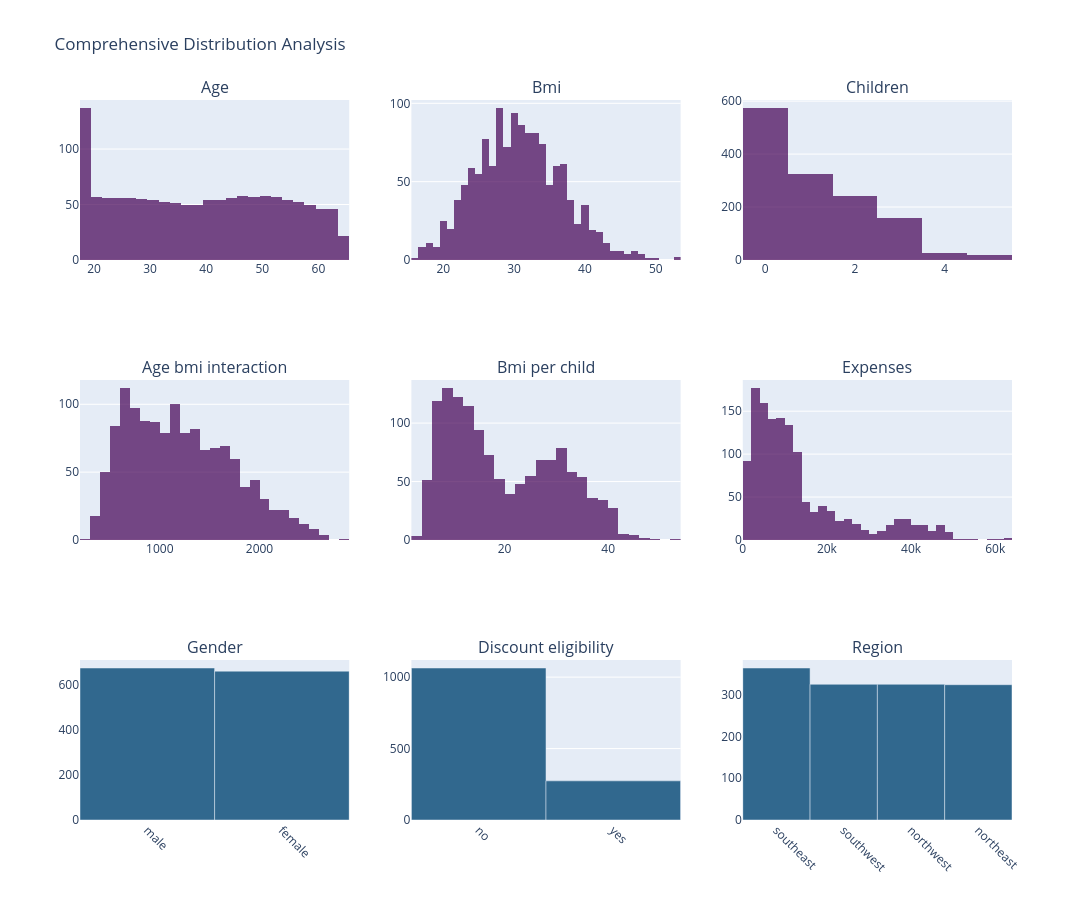
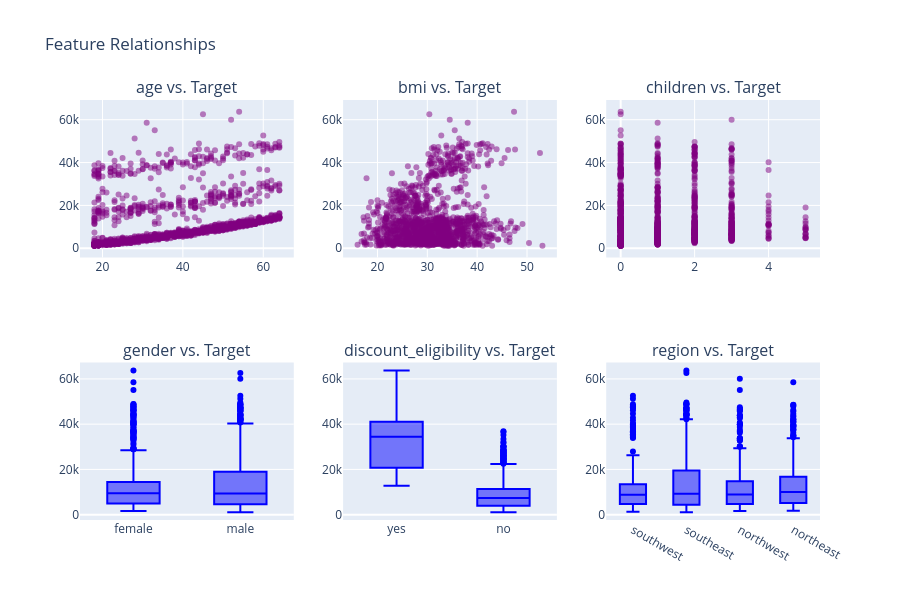

Notebook code cell kept with these figures, in order:
### Code cell
# =================================================================
# ۱. تعریف مجموعه ویژگیها (Feature Sets)
# =================================================================
numerical_features = ['age', 'bmi', 'children']
categorical_features = ['gender', 'discount_eligibility', 'region']
target_variable = 'expenses'  # متغیر هدف

# =================================================================
# ۲. مهندسی ویژگی هوشمند (Feature Engineering)
# =================================================================
def engineer_features(data: pd.DataFrame) -> pd.DataFrame:
    """ ایجاد متغیرهای ترکیبی برای بهبود دقت مدل. """
    # اثر متقابل سن و شاخص توده بدنی
    data['age_bmi_interaction'] = data['age'] * data['bmi']
    
    # نسبت BMI به تعداد فرزندان (جلوگیری از تقسیم بر صفر با +1)
    data['bmi_per_child'] = data['bmi'] / (data['children'] + 1) 
    return data

data = engineer_features(data)

# بهروزرسانی لیست ویژگیهای عددی (جمعاً ۵ ویژگی عددی داریم)
# توجه: متغیر هدف (expenses) را جدا نگه میداریم تا در محاسبات عددی تداخل نکند
extended_num_features = numerical_features + ['age_bmi_interaction', 'bmi_per_child']

# =================================================================
# ۳. تنظیمات استایل بصری (Visualization Config)
# =================================================================
plt.style.use('seaborn-v0_8')
plt.rcParams.update({'figure.dpi': 300, 'font.size': 10})

# =================================================================
# ۴. تحلیل توزیعها (Interactive Distributions) - اصلاح شده
# =================================================================
def plot_interactive_distributions(data: pd.DataFrame, num_features: List[str], cat_features: List[str], target: str) -> None:
    # جمع کل متغیرها برای رسم: 5 (عددی) + 1 (هدف) + 3 (دستهای) = 9
    all_features = num_features + [target] + cat_features
    
    # اصلاح چیدمان به 3x3 برای جا دادن هر 9 نمودار
    fig = make_subplots(
        rows=3, cols=3, 
        subplot_titles=[f.capitalize().replace('_', ' ') for f in all_features]
    )
    
    for i, feature in enumerate(all_features):
        row = (i // 3) + 1
        col = (i % 3) + 1
        
        if feature in num_features + [target]:
            # رسم هیستوگرام برای دادههای عددی
            fig.add_trace(
                go.Histogram(x=data[feature], name=feature, marker_color='#440154', opacity=0.7),
                row=row, col=col
            )
        else:
            # رسم نمودار میلهای برای دادههای دستهای (با رفع باگ Arrow/String)
            counts = data[feature].astype(str).value_counts()
            fig.add_trace(
                go.Bar(x=counts.index, y=counts.values, name=feature, marker_color='#31688e'),
                row=row, col=col
            )
            fig.update_xaxes(tickangle=45, row=row, col=col)

    fig.update_layout(height=900, width=1100, title_text="Comprehensive Distribution Analysis", showlegend=False)
    fig.show()

# =================================================================
# ۵. تحلیل همبستگی و روابط (Correlations & Relationships)
# =================================================================
def plot_correlations(data: pd.DataFrame, features: List[str]) -> None:
    """ رسم ماتریس همبستگی برای متغیرهای عددی. """
    plt.figure(figsize=(10, 8))
    sns.heatmap(data[features].corr(), annot=True, cmap='RdBu_r', center=0, fmt='.2f', square=True)
    plt.title('Correlation Matrix', pad=20)
    plt.show()

def plot_relationships(data: pd.DataFrame, num_features: List[str], cat_features: List[str], target: str) -> None:
    """ بررسی رابطه ویژگیهای اصلی با هزینه بیمه. """
    # رسم 3 ویژگی عددی اول و 3 ویژگی دستهای
    fig = make_subplots(rows=2, cols=3, subplot_titles=[f"{f} vs. Target" for f in num_features[:3] + cat_features[:3]])
    
    for i, feature in enumerate(num_features[:3]):
        fig.add_trace(go.Scatter(x=data[feature], y=data[target], mode='markers', marker=dict(color='purple', opacity=0.5)), row=1, col=i+1)
        
    for i, feature in enumerate(cat_features[:3]):
        fig.add_trace(go.Box(x=data[feature].astype(str), y=data[target], marker_color='blue'), row=2, col=i+1)
        
    fig.update_layout(height=600, width=900, title_text="Feature Relationships", showlegend=False)
    fig.show()

# اجرای تحلیلها
plot_interactive_distributions(data, extended_num_features, categorical_features, target_variable)
plot_correlations(data, extended_num_features + [target_variable])
plot_relationships(data, extended_num_features, categorical_features, target_variable)

### Figure 1 — Plotly figure (JSON) as saved in the notebook; plotly's stock layout.template omitted (floating-point values rounded to 4 significant figures; data arrays with more than 128 entries replaced by an {"elided": "..."} marker saying what was removed)
{"data": [{"marker": {"color": "#440154"}, "name": "age", "opacity": 0.7, "type": "histogram", "x": {"elided": "1338 int values"}, "xaxis": "x", "yaxis": "y"}, {"marker": {"color": "#440154"}, "name": "bmi", "opacity": 0.7, "type": "histogram", "x": {"elided": "1338 float values"}, "xaxis": "x2", "yaxis": "y2"}, {"marker": {"color": "#440154"}, "name": "children", "opacity": 0.7, "type": "histogram", "x": {"elided": "1338 int values"}, "xaxis": "x3", "yaxis": "y3"}, {"marker": {"color": "#440154"}, "name": "age_bmi_interaction", "opacity": 0.7, "type": "histogram", "x": {"elided": "1338 float values"}, "xaxis": "x4", "yaxis": "y4"}, {"marker": {"color": "#440154"}, "name": "bmi_per_child", "opacity": 0.7, "type": "histogram", "x": {"elided": "1338 float values"}, "xaxis": "x5", "yaxis": "y5"}, {"marker": {"color": "#440154"}, "name": "expenses", "opacity": 0.7, "type": "histogram", "x": {"elided": "1338 float values"}, "xaxis": "x6", "yaxis": "y6"}, {"marker": {"color": "#31688e"}, "name": "gender", "type": "bar", "x": ["male", "female"], "xaxis": "x7", "y": [676, 662], "yaxis": "y7"}, {"marker": {"color": "#31688e"}, "name": "discount_eligibility", "type": "bar", "x": ["no", "yes"], "xaxis": "x8", "y": [1064, 274], "yaxis": "y8"}, {"marker": {"color": "#31688e"}, "name": "region", "type": "bar", "x": ["southeast", "southwest", "northwest", "northeast"], "xaxis": "x9", "y": [364, 325, 325, 324], "yaxis": "y9"}], "layout": {"annotations": [{"font": {"size": 16}, "showarrow": false, "text": "Age", "x": 0.1444, "xanchor": "center", "xref": "paper", "y": 1, "yanchor": "bottom", "yref": "paper"}, {"font": {"size": 16}, "showarrow": false, "text": "Bmi", "x": 0.5, "xanchor": "center", "xref": "paper", "y": 1, "yanchor": "bottom", "yref": "paper"}, {"font": {"size": 16}, "showarrow": false, "text": "Children", "x": 0.8556, "xanchor": "center", "xref": "paper", "y": 1, "yanchor": "bottom", "yref": "paper"}, {"font": {"size": 16}, "showarrow": false, "text": "Age bmi interaction", "x": 0.1444, "xanchor": "center", "xref": "paper", "y": 0.6111, "yanchor": "bottom", "yref": "paper"}, {"font": {"size": 16}, "showarrow": false, "text": "Bmi per child", "x": 0.5, "xanchor": "center", "xref": "paper", "y": 0.6111, "yanchor": "bottom", "yref": "paper"}, {"font": {"size": 16}, "showarrow": false, "text": "Expenses", "x": 0.8556, "xanchor": "center", "xref": "paper", "y": 0.6111, "yanchor": "bottom", "yref": "paper"}, {"font": {"size": 16}, "showarrow": false, "text": "Gender", "x": 0.1444, "xanchor": "center", "xref": "paper", "y": 0.2222, "yanchor": "bottom", "yref": "paper"}, {"font": {"size": 16}, "showarrow": false, "text": "Discount eligibility", "x": 0.5, "xanchor": "center", "xref": "paper", "y": 0.2222, "yanchor": "bottom", "yref": "paper"}, {"font": {"size": 16}, "showarrow": false, "text": "Region", "x": 0.8556, "xanchor": "center", "xref": "paper", "y": 0.2222, "yanchor": "bottom", "yref": "paper"}], "height": 900, "showlegend": false, "title": {"text": "Comprehensive Distribution Analysis"}, "width": 1100, "xaxis": {"anchor": "y", "domain": [0, 0.2889]}, "xaxis2": {"anchor": "y2", "domain": [0.3556, 0.6444]}, "xaxis3": {"anchor": "y3", "domain": [0.7111, 1]}, "xaxis4": {"anchor": "y4", "domain": [0, 0.2889]}, "xaxis5": {"anchor": "y5", "domain": [0.3556, 0.6444]}, "xaxis6": {"anchor": "y6", "domain": [0.7111, 1]}, "xaxis7": {"anchor": "y7", "domain": [0, 0.2889], "tickangle": 45}, "xaxis8": {"anchor": "y8", "domain": [0.3556, 0.6444], "tickangle": 45}, "xaxis9": {"anchor": "y9", "domain": [0.7111, 1], "tickangle": 45}, "yaxis": {"anchor": "x", "domain": [0.7778, 1]}, "yaxis2": {"anchor": "x2", "domain": [0.7778, 1]}, "yaxis3": {"anchor": "x3", "domain": [0.7778, 1]}, "yaxis4": {"anchor": "x4", "domain": [0.3889, 0.6111]}, "yaxis5": {"anchor": "x5", "domain": [0.3889, 0.6111]}, "yaxis6": {"anchor": "x6", "domain": [0.3889, 0.6111]}, "yaxis7": {"anchor": "x7", "domain": [0, 0.2222]}, "yaxis8": {"anchor": "x8", "domain": [0, 0.2222]}, "yaxis9": {"anchor": "x9", "domain": [0, 0.2222]}}}

### Figure 2 — Plotly figure (JSON) as saved in the notebook; plotly's stock layout.template omitted (floating-point values rounded to 4 significant figures; data arrays with more than 128 entries replaced by an {"elided": "..."} marker saying what was removed)
{"data": [{"marker": {"color": "purple", "opacity": 0.5}, "mode": "markers", "type": "scatter", "x": {"elided": "1338 int values"}, "xaxis": "x", "y": {"elided": "1338 float values"}, "yaxis": "y"}, {"marker": {"color": "purple", "opacity": 0.5}, "mode": "markers", "type": "scatter", "x": {"elided": "1338 float values"}, "xaxis": "x2", "y": {"elided": "1338 float values"}, "yaxis": "y2"}, {"marker": {"color": "purple", "opacity": 0.5}, "mode": "markers", "type": "scatter", "x": {"elided": "1338 int values"}, "xaxis": "x3", "y": {"elided": "1338 float values"}, "yaxis": "y3"}, {"marker": {"color": "blue"}, "type": "box", "x": {"elided": "1338 str values"}, "xaxis": "x4", "y": {"elided": "1338 float values"}, "yaxis": "y4"}, {"marker": {"color": "blue"}, "type": "box", "x": {"elided": "1338 str values"}, "xaxis": "x5", "y": {"elided": "1338 float values"}, "yaxis": "y5"}, {"marker": {"color": "blue"}, "type": "box", "x": {"elided": "1338 str values"}, "xaxis": "x6", "y": {"elided": "1338 float values"}, "yaxis": "y6"}], "layout": {"annotations": [{"font": {"size": 16}, "showarrow": false, "text": "age vs. Target", "x": 0.1444, "xanchor": "center", "xref": "paper", "y": 1, "yanchor": "bottom", "yref": "paper"}, {"font": {"size": 16}, "showarrow": false, "text": "bmi vs. Target", "x": 0.5, "xanchor": "center", "xref": "paper", "y": 1, "yanchor": "bottom", "yref": "paper"}, {"font": {"size": 16}, "showarrow": false, "text": "children vs. Target", "x": 0.8556, "xanchor": "center", "xref": "paper", "y": 1, "yanchor": "bottom", "yref": "paper"}, {"font": {"size": 16}, "showarrow": false, "text": "gender vs. Target", "x": 0.1444, "xanchor": "center", "xref": "paper", "y": 0.375, "yanchor": "bottom", "yref": "paper"}, {"font": {"size": 16}, "showarrow": false, "text": "discount_eligibility vs. Target", "x": 0.5, "xanchor": "center", "xref": "paper", "y": 0.375, "yanchor": "bottom", "yref": "paper"}, {"font": {"size": 16}, "showarrow": false, "text": "region vs. Target", "x": 0.8556, "xanchor": "center", "xref": "paper", "y": 0.375, "yanchor": "bottom", "yref": "paper"}], "height": 600, "showlegend": false, "title": {"text": "Feature Relationships"}, "width": 900, "xaxis": {"anchor": "y", "domain": [0, 0.2889]}, "xaxis2": {"anchor": "y2", "domain": [0.3556, 0.6444]}, "xaxis3": {"anchor": "y3", "domain": [0.7111, 1]}, "xaxis4": {"anchor": "y4", "domain": [0, 0.2889]}, "xaxis5": {"anchor": "y5", "domain": [0.3556, 0.6444]}, "xaxis6": {"anchor": "y6", "domain": [0.7111, 1]}, "yaxis": {"anchor": "x", "domain": [0.625, 1]}, "yaxis2": {"anchor": "x2", "domain": [0.625, 1]}, "yaxis3": {"anchor": "x3", "domain": [0.625, 1]}, "yaxis4": {"anchor": "x4", "domain": [0, 0.375]}, "yaxis5": {"anchor": "x5", "domain": [0, 0.375]}, "yaxis6": {"anchor": "x6", "domain": [0, 0.375]}}}
